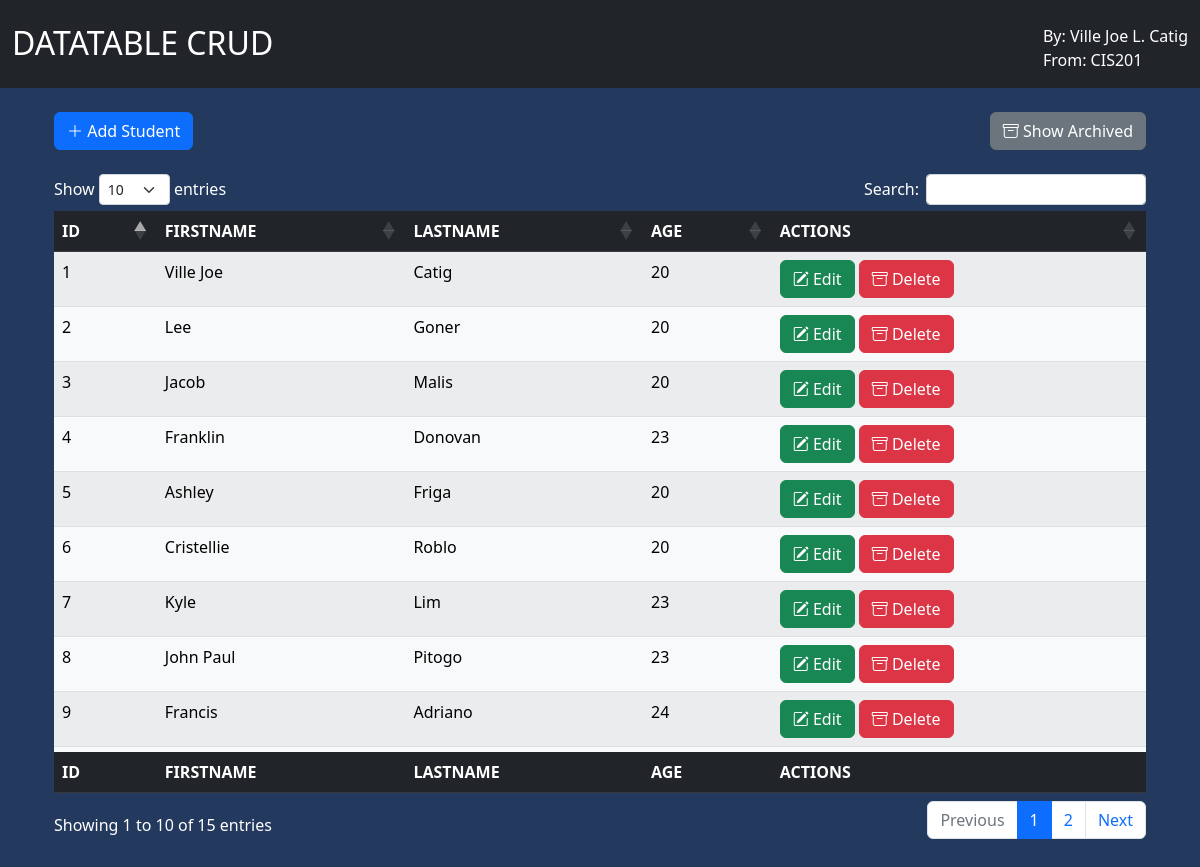
The app's page /home.php with its own data.
### tables this page shows
CREATE TABLE `std_table` (
  `id` int(11) NOT NULL,
  `fname` varchar(50) NOT NULL,
  `lname` varchar(50) NOT NULL,
  `age` int(100) NOT NULL,
  `Status` varchar(50) NOT NULL
);

### classes/Database.class.php (called while the page is built)
<?php
    class Database
    {
        private $host = "localhost";
        private $user = "root";
        private $password = "";
        private $database = "cis201";
        protected function connect()
        {
            $dsn = "mysql:host=" . $this->host . ";dbname=" . $this->database;
            $pdo = new PDO($dsn, $this->user, $this->password);
            $pdo->setAttribute(PDO::ATTR_DEFAULT_FETCH_MODE, PDO::FETCH_ASSOC);
            return $pdo;
        }
    }
?>

### classes/StudentModel.class.php (called while the page is built, shortened)
<?php
    class StudentModel extends Database
    {
        protected function accessStudents($showType)
        {
            if ($showType == "Archived")
            {
                $sql = "SELECT * FROM std_table WHERE Status = 'Archived'";
                $stmt = $this->connect()->prepare($sql);
                $stmt->execute();
                $row = $stmt->fetchAll();
                return $row;
            }
            else
            {
                $sql = "SELECT * FROM std_table WHERE Status = ''";
                $stmt = $this->connect()->prepare($sql);
                $stmt->execute();
                $row = $stmt->fetchAll();
                return $row;
            }
        }
    }
?>

### classes/StudentView.class.php (the view, shortened to what this page needs)
<?php
    class StudentView extends StudentModel
    {
        public function dataTable($displayType)
        {
            $row = $this->accessStudents($displayType);
            if($displayType == "Archived")
                foreach($row as $row):
                    echo "
                        <tr>
                            <td>" . $row["id"] . "</td>
                            <td>" . $row["fname"] . "</td>
                            <td>" . $row["lname"] . "</td>
                            <td>" . $row["age"] . "</td>
                            <td>
                                <button class='btn btn-warning' data-bs-toggle='modal' data-bs-target='#retrieve" . $row["id"] . "'><i class='bi bi-arrow-counterclockwise'></i> Retrieve</button>
                            </td>
                        </tr>
                    ";
                endforeach;
            else
                foreach($row as $row):
                    echo "
                        <tr>
                            <td>" . $row["id"] . "</td>
                            <td>" . $row["fname"] . "</td>
                            <td>" . $row["lname"] . "</td>
                            <td>" . $row["age"] . "</td>
                            <td>
                                <button class='btn btn-success' data-bs-toggle='modal' data-bs-target='#update" . $row["id"] . "'><i class='bi bi-pencil-square'></i> Edit</button>
                                <button class='btn btn-danger' data-bs-toggle='modal' data-bs-target='#delete" . $row["id"] . "'><i class='bi bi-archive'></i> Delete</button>
                            </td>
                        </tr>
                    ";
                endforeach;
        }
    }
?>

### home.php (shortened to what this page needs)
<?php
    $dataTable = new StudentView();
?>
<!DOCTYPE html>
<html lang="en">
<head>
    <link href="https://cdn.jsdelivr.net/npm/bootstrap@5.3.0-alpha3/dist/css/bootstrap.min.css" rel="stylesheet">
    <link rel="stylesheet" href="https://cdn.jsdelivr.net/npm/bootstrap-icons@1.10.5/font/bootstrap-icons.css">
    <link rel="stylesheet" href="https://cdnjs.cloudflare.com/ajax/libs/twitter-bootstrap/5.2.0/css/bootstrap.min.css">
    <link rel="stylesheet" href="https://cdn.datatables.net/1.13.4/css/dataTables.bootstrap5.min.css">
    <link rel="stylesheet" href="assets/style.css">
</head>
<body>
    <div class="container-fluid bg-dark">
        <div class="title">
            <div class="d-flex justify-content-between pt-4">
                <h2>DATATABLE CRUD</h2>
                <p>By: Ville Joe L. Catig<br>From: CIS201</p>
            </div>
        </div>
    </div>
    <div class="container p-4">
        <div class="d-flex justify-content-between mb-4">
            <button class="btn btn-primary" data-bs-toggle="modal" data-bs-target="#insertStudent"><i class="bi bi-plus-lg"></i> Add Student</button>
            <a href="archived.php"><button class="btn btn-secondary"><i class="bi bi-archive"></i> Show Archived</button></a>
        </div>
        <table id="myTable" class="table table-hover table-striped">
            <thead class="table-dark">
                <tr>
                    <th>ID</th>
                    <th>FIRSTNAME</th>
                    <th>LASTNAME</th>
                    <th>AGE</th>
                    <th>ACTIONS</th>
                </tr>
            </thead>
            <tbody class="table-light">
                <?php $dataTable->dataTable(""); ?>
            </tbody>
            <tfoot class="table-dark">
                <th>ID</th>
                <th>FIRSTNAME</th>
                <th>LASTNAME</th>
                <th>AGE</th>
                <th>ACTIONS</th>
            </tfoot>
        </table>
    </div>
</body>
</html>

### assets/style.css (style rules this page uses)
body { color: #fff; background-color: #23395d; opacity: 0; animation: pageFadeIn ease-in 1; animation-fill-mode: forwards; animation-duration: 0.15s; animation-delay: .1s; }

### records on screen
std_table: id "1", fname "Ville Joe", lname "Catig", age "20"
std_table: id "2", fname "Lee", lname "Goner", age "20"
std_table: id "3", fname "Jacob", lname "Malis", age "20"
std_table: id "4", fname "Franklin", lname "Donovan", age "23"
std_table: id "5", fname "Ashley", lname "Friga", age "20"
std_table: id "6", fname "Cristellie", lname "Roblo", age "20"
std_table: id "7", fname "Kyle", lname "Lim", age "23"
std_table: id "8", fname "John Paul", lname "Pitogo", age "23"
std_table: id "9", fname "Francis", lname "Adriano", age "24"
